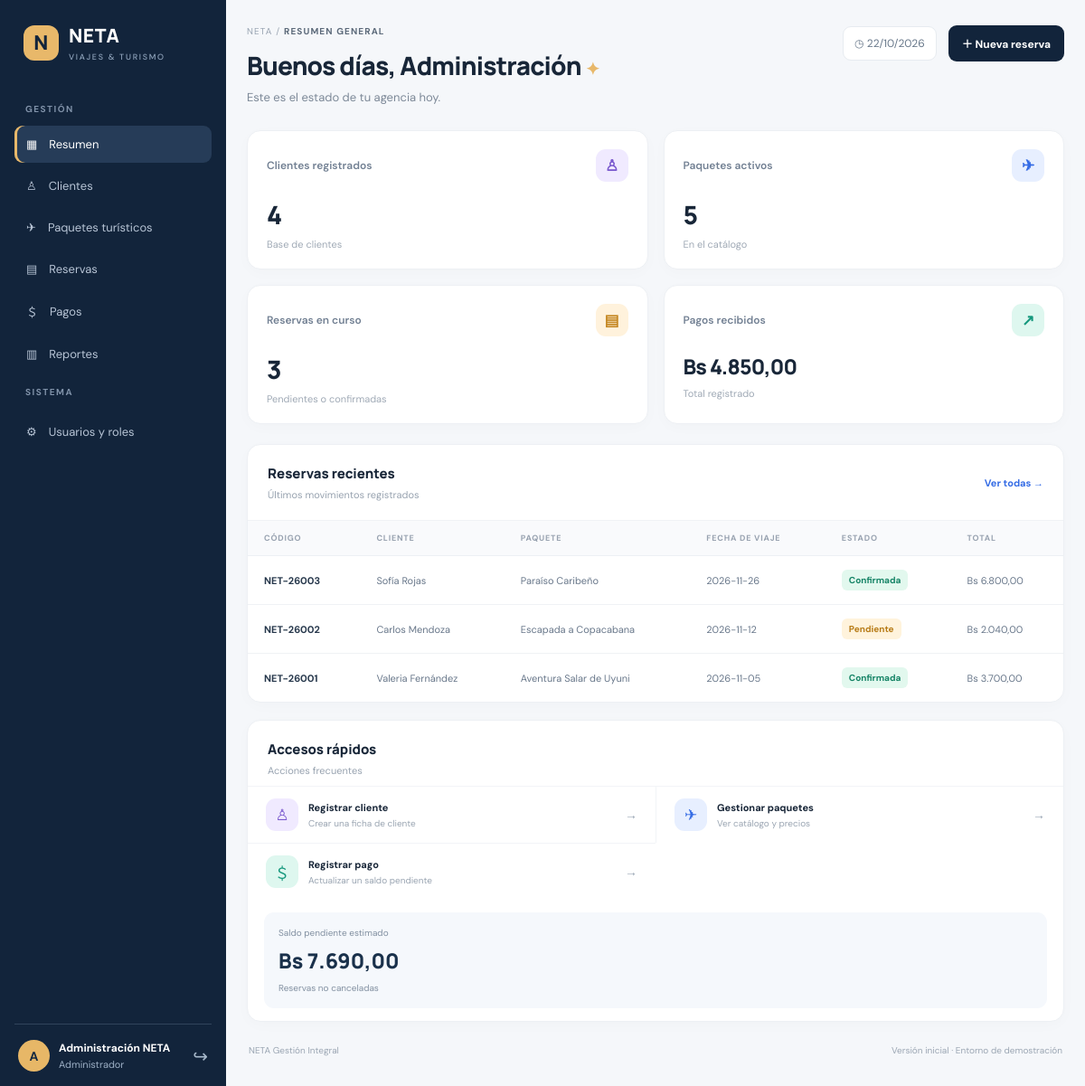
Page /index.php?page=dashboard (signed in) on the committed database.
### tables this page shows
CREATE TABLE reservations (id INT AUTO_INCREMENT PRIMARY KEY,code VARCHAR(32) NOT NULL UNIQUE,client_id INT NOT NULL,package_id INT NOT NULL,travel_date DATE NOT NULL,passengers INT NOT NULL DEFAULT 1,total_amount DECIMAL(12,2) NOT NULL,status ENUM('Pendiente','Confirmada','Cancelada','Completada') NOT NULL DEFAULT 'Pendiente',notes TEXT NULL,created_at TIMESTAMP DEFAULT CURRENT_TIMESTAMP,CONSTRAINT fk_res_client FOREIGN KEY(client_id) REFERENCES clients(id),CONSTRAINT fk_res_package FOREIGN KEY(package_id) REFERENCES packages(id));

CREATE TABLE clients (id INT AUTO_INCREMENT PRIMARY KEY,name VARCHAR(150) NOT NULL,email VARCHAR(160) NULL,phone VARCHAR(40) NULL,country VARCHAR(80) NULL,preferences VARCHAR(255) NULL,created_at TIMESTAMP DEFAULT CURRENT_TIMESTAMP,UNIQUE KEY uq_client_email(email));

CREATE TABLE packages (id INT AUTO_INCREMENT PRIMARY KEY,name VARCHAR(160) NOT NULL,destination VARCHAR(160) NOT NULL,category VARCHAR(80) NOT NULL,duration_days INT NOT NULL DEFAULT 1,price DECIMAL(12,2) NOT NULL,currency ENUM('BOB','USD','EUR') NOT NULL DEFAULT 'BOB',stock INT NOT NULL DEFAULT 0,description VARCHAR(255) NULL,status ENUM('Activo','Inactivo') NOT NULL DEFAULT 'Activo',created_at TIMESTAMP DEFAULT CURRENT_TIMESTAMP);

### app/Core/helpers.php (called while the page is built, shortened)
<?php
function e($value): string { return htmlspecialchars((string)$value, ENT_QUOTES, 'UTF-8'); }
function money($value): string { return 'Bs '.number_format((float)$value, 2, ',', '.'); }
function view(string $name, array $data=[]): void { extract($data); require __DIR__.'/../views/'.$name.'.php'; }

### app/Core/Controller.php (called while the page is built, shortened)
<?php
class Controller {
 protected function render(string $view, array $data=[]): void { \view($view,$data); }
}

### app/Controllers/DashboardController.php (called while the page is built, shortened)
<?php
class DashboardController extends Controller { public function index(): void { $db=Database::connection(); $stats=['clients'=>(int)$db->query('SELECT COUNT(*) FROM clients')->fetchColumn(),'packages'=>(int)$db->query("SELECT COUNT(*) FROM packages WHERE status='Activo'")->fetchColumn(),'reservations'=>(int)$db->query("SELECT COUNT(*) FROM reservations WHERE status IN ('Pendiente','Confirmada')")->fetchColumn(),'revenue'=>(float)$db->query('SELECT COALESCE(SUM(amount),0) FROM payments')->fetchColumn(),'pending'=>(float)$db->query("SELECT COALESCE(SUM(total_amount),0)-COALESCE((SELECT SUM(amount) FROM payments),0) FROM reservations WHERE status!='Cancelada'")->fetchColumn()]; $recent=$db->query('SELECT r.code,c.name client_name,p.name package_name,r.travel_date,r.status,r.total_amount FROM reservations r JOIN clients c ON c.id=r.client_id JOIN packages p ON p.id=r.package_id ORDER BY r.id DESC LIMIT 6')->fetchAll(); $this->render('dashboard/index',compact('stats','recent')); } }

### app/Core/Router.php (called while the page is built, shortened)
<?php
class Router {
    public function dispatch(): void {
        $page = $_GET['page'] ?? (isset($_SESSION['user']) ? (($_SESSION['user']['role'] ?? '') === 'Cliente' ? 'client-area' : 'dashboard') : 'home');
        $routes = [
          'home'=>['App\\Controllers\\PublicController','home'],
          'catalog'=>['App\\Controllers\\PublicController','catalog'],
          'login'=>['App\\Controllers\\AuthController','login'],
          'client-login'=>['App\\Controllers\\ClientAuthController','login'],
          'client-register'=>['App\\Controllers\\ClientAuthController','register'],
          'client-area'=>['App\\Controllers\\ClientPortalController','index'],
          'client-booking'=>['App\\Controllers\\ClientPortalController','book'],
          'client-reservations'=>['App\\Controllers\\ClientPortalController','reservations'],
          'dashboard'=>['App\\Controllers\\DashboardController','index'],
          'clients'=>['App\\Controllers\\ClientController','index'],
          'client-save'=>['App\\Controllers\\ClientController','save'],
          'client-delete'=>['App\\Controllers\\ClientController','delete'],
          'packages'=>['App\\Controllers\\PackageController','index'],
          'package-save'=>['App\\Controllers\\PackageController','save'],
          'reservations'=>['App\\Controllers\\ReservationController','index'],
          'reservation-save'=>['App\\Controllers\\ReservationController','save'],
          'payments'=>['App\\Controllers\\PaymentController','index'],
          'payment-save'=>['App\\Controllers\\PaymentController','save'],
          'reports'=>['App\\Controllers\\ReportController','index'],
          'users'=>['App\\Controllers\\UserController','index'],
        ];
        [$class,$method] = $routes[$page]; (new $class())->$method();
    }
}

### index.php (called while the page is built, shortened)
<?php
$router = new App\Core\Router();
$router->dispatch();

### app/views/dashboard/index.php (the view)
<?php $title='Resumen general';require __DIR__.'/../layouts/header.php'; ?><div class="app-shell"><?php require __DIR__.'/../layouts/sidebar.php'; ?><main class="main"><header class="topbar"><div><div class="breadcrumb">NETA / <strong>Resumen general</strong></div><h1>Buenos días, <?=e(explode(' ',$_SESSION['user']['name'])[0])?> <span>✦</span></h1><p>Este es el estado de tu agencia hoy.</p></div><div class="top-actions"><span class="today">◷ <?=date('d/m/Y')?></span><a class="btn primary" href="index.php?page=reservations">＋ Nueva reserva</a></div></header><?php require __DIR__.'/../layouts/flash.php'; ?><section class="stat-grid"><article class="stat-card"><div class="stat-top"><span>Clientes registrados</span><span class="stat-icon purple">♙</span></div><div class="stat-value"><?=number_format($stats['clients'])?></div><div class="stat-foot">Base de clientes</div></article><article class="stat-card"><div class="stat-top"><span>Paquetes activos</span><span class="stat-icon blue">✈</span></div><div class="stat-value"><?=number_format($stats['packages'])?></div><div class="stat-foot">En el catálogo</div></article><article class="stat-card"><div class="stat-top"><span>Reservas en curso</span><span class="stat-icon amber">▤</span></div><div class="stat-value"><?=number_format($stats['reservations'])?></div><div class="stat-foot">Pendientes o confirmadas</div></article><article class="stat-card"><div class="stat-top"><span>Pagos recibidos</span><span class="stat-icon green">↗</span></div><div class="stat-value money-value"><?=e(money($stats['revenue']))?></div><div class="stat-foot">Total registrado</div></article></section><section class="content-grid"><article class="panel recent-panel"><div class="panel-heading"><div><h2>Reservas recientes</h2><p>Últimos movimientos registrados</p></div><a href="index.php?page=reservations" class="text-link">Ver todas →</a></div><div class="table-wrap"><table><thead><tr><th>CÓDIGO</th><th>CLIENTE</th><th>PAQUETE</th><th>FECHA DE VIAJE</th><th>ESTADO</th><th>TOTAL</th></tr></thead><tbody><?php foreach($recent as $r): ?><tr><td><strong><?=e($r['code'])?></strong></td><td><?=e($r['client_name'])?></td><td><?=e($r['package_name'])?></td><td><?=e($r['travel_date'])?></td><td><span class="status <?=strtolower($r['status'])?>"><?=e($r['status'])?></span></td><td><?=e(money($r['total_amount']))?></td></tr><?php endforeach; if(!$recent): ?><tr><td colspan="6" class="empty">Todavía no hay reservas. Crea la primera para comenzar.</td></tr><?php endif; ?></tbody></table></div></article><aside class="panel quick-panel"><div class="panel-heading"><div><h2>Accesos rápidos</h2><p>Acciones frecuentes</p></div></div><a class="quick-link" href="index.php?page=clients"><span class="quick-icon purple">♙</span><span><strong>Registrar cliente</strong><small>Crear una ficha de cliente</small></span><b>→</b></a><a class="quick-link" href="index.php?page=packages"><span class="quick-icon blue">✈</span><span><strong>Gestionar paquetes</strong><small>Ver catálogo y precios</small></span><b>→</b></a><a class="quick-link" href="index.php?page=payments"><span class="quick-icon green">＄</span><span><strong>Registrar pago</strong><small>Actualizar un saldo pendiente</small></span><b>→</b></a><div class="balance-box"><span>Saldo pendiente estimado</span><strong><?=e(money($stats['pending']))?></strong><small>Reservas no canceladas</small></div></aside></section><footer class="page-footer">NETA Gestión Integral <span>Versión inicial · Entorno de demostración</span></footer></main></div><?php require __DIR__.'/../layouts/footer.php'; ?>

### rows in the picture
reservations: code "NET-26003", client.name "Sofía Rojas", package.name "Paraíso Caribeño", travel_date "2026-11-26", status "Confirmada", total_amount "Bs 6.800,00"
reservations: code "NET-26002", client.name "Carlos Mendoza", package.name "Escapada a Copacabana", travel_date "2026-11-12", status "Pendiente", total_amount "Bs 2.040,00"
reservations: code "NET-26001", client.name "Valeria Fernández", package.name "Aventura Salar de Uyuni", travel_date "2026-11-05", status "Confirmada", total_amount "Bs 3.700,00"

### other values in the picture
substr($user['name']??'N',0,1) "A"
$user['name'] "Administración NETA"
$user['role'] "Administrador"
explode(' ',$_SESSION['user']['name'])[0] "Administración"
$stats['clients'] "4"
$stats['packages'] "5"
$stats['reservations'] "3"
money($stats['revenue']) "Bs 4.850,00"
money($stats['pending']) "Bs 7.690,00"
